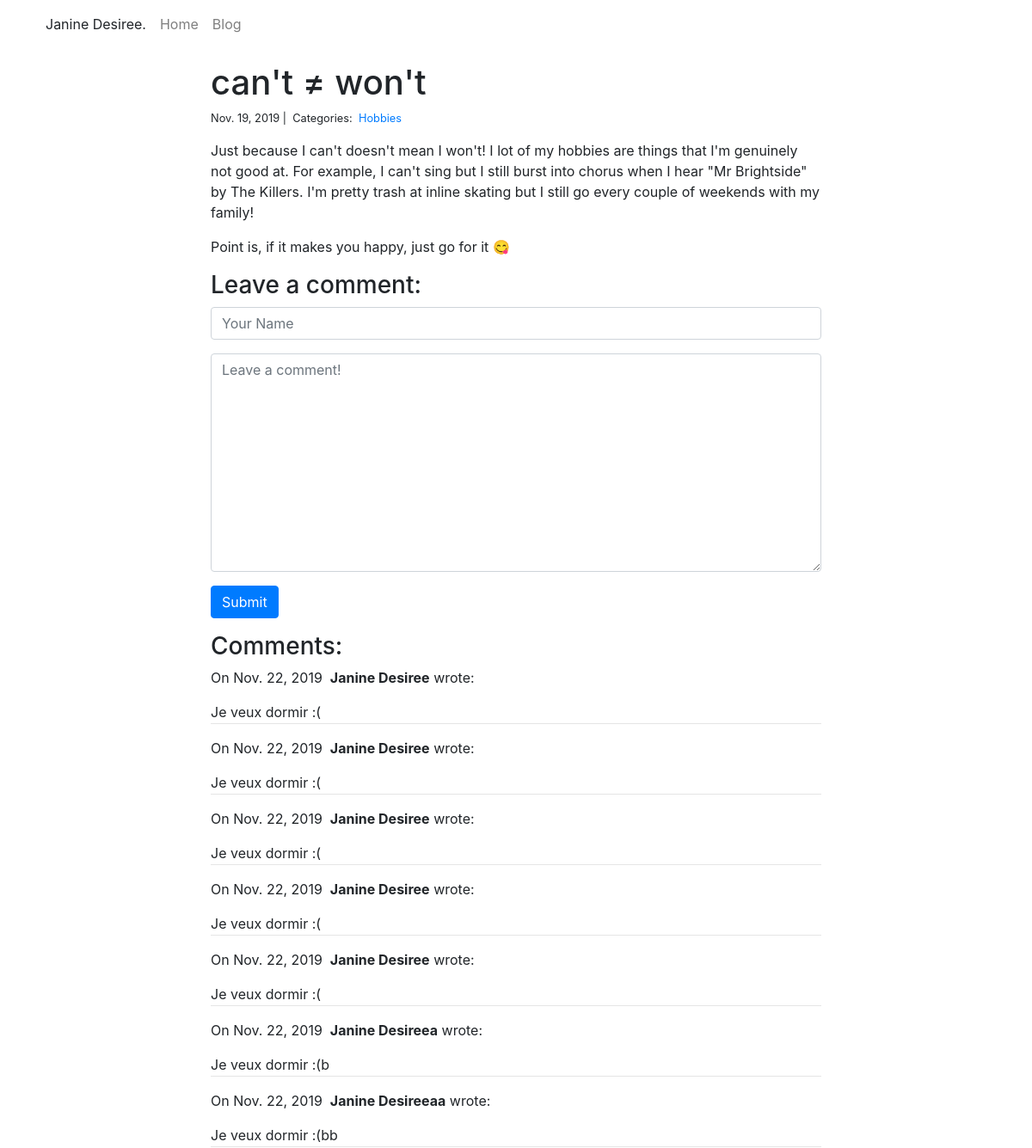
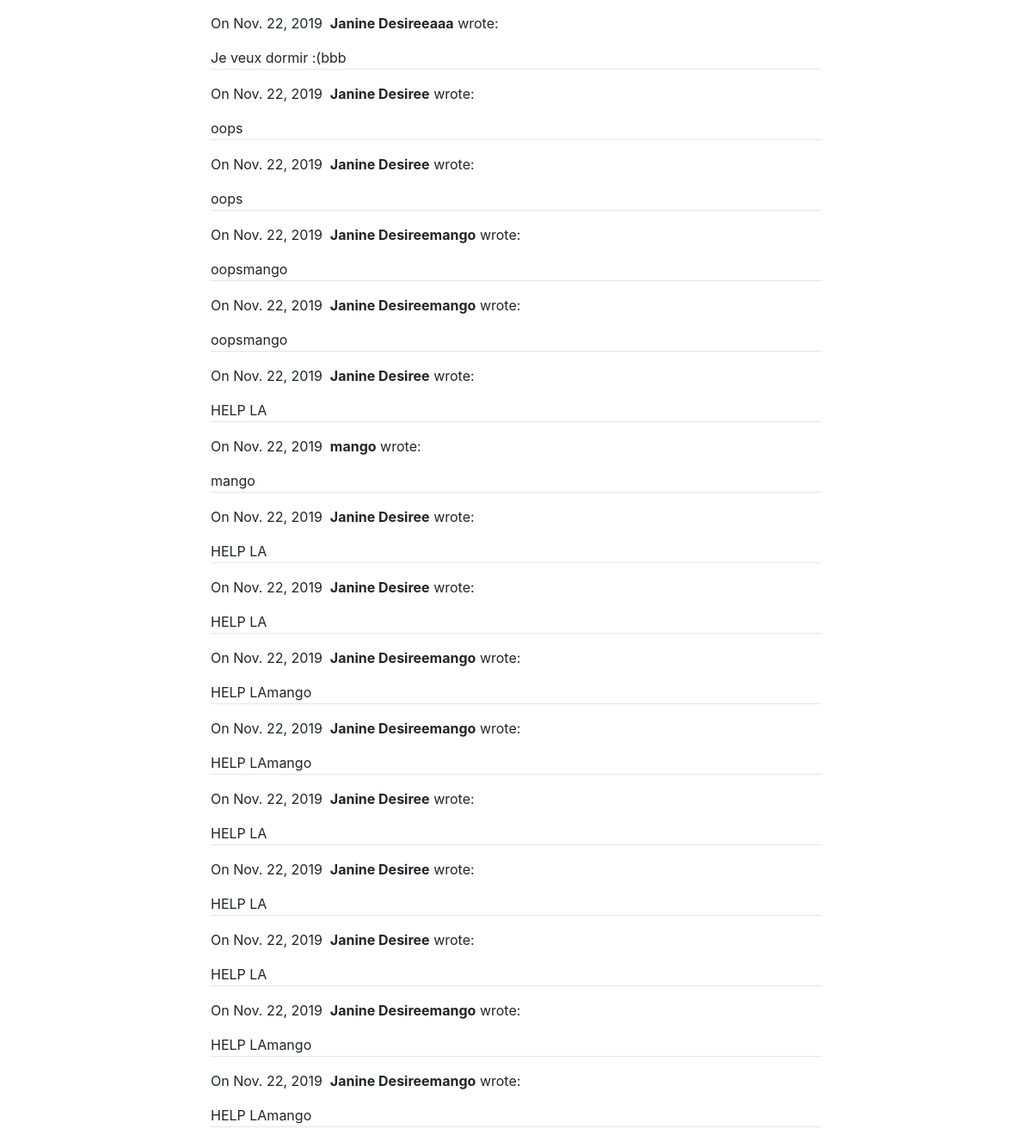
The app's page /blog/4/ with its own data (2 pictures, top to bottom).
### blog/models.py (models this page shows, shortened)
class Post(models.Model):
    title = models.CharField(max_length=255)
    body = models.TextField()
    created_on = models.DateTimeField(auto_now_add=True)
    last_modified = models.DateTimeField(auto_now=True)
    categories = models.ManyToManyField('Category', related_name='posts')

class Category(models.Model):
    name = models.CharField(max_length=20)

class Comment(models.Model):
    author = models.CharField(max_length=60)
    body = models.TextField()
    created_on = models.DateTimeField(auto_now_add=True)
    post = models.ForeignKey('Post', on_delete=models.CASCADE)

### blog/views.py (the view, shortened to what this page needs)
# urls.py: path("<int:pk>/", views.blog_detail, name="blog_detail"),
def blog_detail(request, pk):
    post = Post.objects.get(pk=pk)
    form = CommentForm()
    comments = Comment.objects.filter(post=post)
    context = {
        "post": post,
        "comments": comments,
        "form": form,
    }
    return render(request, "blog_detail.html", context)

### blog/forms.py
class CommentForm(forms.Form):
    author = forms.CharField(
        max_length=60,
        widget=forms.TextInput(attrs={
            "class": "form-control",
            "placeholder": "Your Name"
        })
    )
    body = forms.CharField(widget=forms.Textarea(
        attrs={
            "class": "form-control",
            "placeholder": "Leave a comment!"
        })
    )

### blog/templates/blog_detail.html (shortened to what this page needs)
{% extends "base.html" %}
{% block page_content %}
<div class="col-md-8 offset-md-2">
    <h1>{{ post.title }}</h1>
    <small>
        {{ post.created_on.date }} |&nbsp;
        Categories:&nbsp;
        {% for category in post.categories.all %}
        <a href="{% url 'blog_category' category.name %}">
            {{ category.name }}
        </a>&nbsp;
        {% endfor %}
    </small>
    <p>{{ post.body | linebreaks }}</p>
    <h3>Leave a comment:</h3>
    <form action="/blog/{{ post.pk }}/" method="post">
        <div class="form-group">
            {{ form.author }}
        </div>
        <div class="form-group">
            {{ form.body }}
        </div>
        <button type="submit" class="btn btn-primary">Submit</button>
    </form>
    <h3>Comments:</h3>
    {% for comment in comments %}
    <p>
        On {{comment.created_on.date }}&nbsp;
        <b>{{ comment.author }}</b> wrote:
    </p>
    <p>{{ comment.body }}</p>
    <hr>
    {% endfor %}
</div>
{% endblock %}

### projects/static/css/style.css (style rules this page uses)
hr { margin-top: -15px !important; }

### records on screen
Post: title "can't ≠ won't", created_on "Nov. 19, 2019", body "Just because I can't doesn't mean I won't! I lot of my hobbies are things that I'm genuinely not good at. For example, I can't sing but I still burst into chorus when I hear \"Mr Brightside\" by The Killers. I'm pretty trash at inline skating but I still go every couple of weekends with my family! Point is, if it makes you happy, just go for it 😋"
Category: name "Hobbies"
Comment: created_on "Nov. 22, 2019", author "Janine Desiree", body "Je veux dormir :("
Comment: created_on "Nov. 22, 2019", author "Janine Desiree", body "Je veux dormir :("
Comment: created_on "Nov. 22, 2019", author "Janine Desiree", body "Je veux dormir :("
Comment: created_on "Nov. 22, 2019", author "Janine Desiree", body "Je veux dormir :("
Comment: created_on "Nov. 22, 2019", author "Janine Desiree", body "Je veux dormir :("
Comment: created_on "Nov. 22, 2019", author "Janine Desireea", body "Je veux dormir :(b"
Comment: created_on "Nov. 22, 2019", author "Janine Desireeaa", body "Je veux dormir :(bb"
Comment: created_on "Nov. 22, 2019", author "Janine Desireeaaa", body "Je veux dormir :(bbb"
Comment: created_on "Nov. 22, 2019", author "Janine Desiree", body "oops"
Comment: created_on "Nov. 22, 2019", author "Janine Desiree", body "oops"
Comment: created_on "Nov. 22, 2019", author "Janine Desireemango", body "oopsmango"
Comment: created_on "Nov. 22, 2019", author "Janine Desireemango", body "oopsmango"
Comment: created_on "Nov. 22, 2019", author "Janine Desiree", body "HELP LA"
Comment: created_on "Nov. 22, 2019", author "mango", body "mango"
Comment: created_on "Nov. 22, 2019", author "Janine Desiree", body "HELP LA"
Comment: created_on "Nov. 22, 2019", author "Janine Desiree", body "HELP LA"
Comment: created_on "Nov. 22, 2019", author "Janine Desireemango", body "HELP LAmango"
Comment: created_on "Nov. 22, 2019", author "Janine Desireemango", body "HELP LAmango"
Comment: created_on "Nov. 22, 2019", author "Janine Desiree", body "HELP LA"
Comment: created_on "Nov. 22, 2019", author "Janine Desiree", body "HELP LA"
Comment: created_on "Nov. 22, 2019", author "Janine Desiree", body "HELP LA"
Comment: created_on "Nov. 22, 2019", author "Janine Desireemango", body "HELP LAmango"
Comment: created_on "Nov. 22, 2019", author "Janine Desireemango", body "HELP LAmango"
